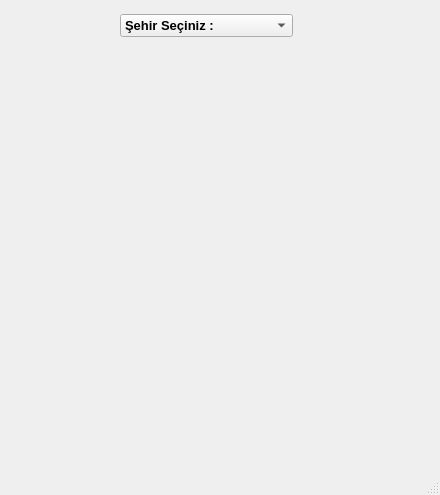
<?xml version="1.0" encoding="UTF-8"?>
<ui version="4.0">
 <class>MainWindow</class>
 <widget class="QMainWindow" name="MainWindow">
  <property name="geometry">
   <rect>
    <x>0</x>
    <y>0</y>
    <width>440</width>
    <height>495</height>
   </rect>
  </property>
  <property name="windowTitle">
   <string>Hava Durumu</string>
  </property>
  <widget class="QWidget" name="centralwidget">
   <widget class="QPushButton" name="btnGetInfo">
    <property name="geometry">
     <rect>
      <x>500</x>
      <y>170</y>
      <width>93</width>
      <height>28</height>
     </rect>
    </property>
    <property name="text">
     <string>Bilgileri Al</string>
    </property>
   </widget>
   <widget class="QLabel" name="lblDate">
    <property name="geometry">
     <rect>
      <x>150</x>
      <y>50</y>
      <width>101</width>
      <height>20</height>
     </rect>
    </property>
    <property name="font">
     <font>
      <family>Tahoma</family>
      <weight>75</weight>
      <bold>true</bold>
     </font>
    </property>
    <property name="text">
     <string/>
    </property>
    <property name="alignment">
     <set>Qt::AlignCenter</set>
    </property>
   </widget>
   <widget class="QLabel" name="lblDay">
    <property name="geometry">
     <rect>
      <x>130</x>
      <y>80</y>
      <width>141</width>
      <height>31</height>
     </rect>
    </property>
    <property name="font">
     <font>
      <family>Tahoma</family>
      <pointsize>14</pointsize>
      <weight>75</weight>
      <bold>true</bold>
     </font>
    </property>
    <property name="text">
     <string/>
    </property>
    <property name="alignment">
     <set>Qt::AlignCenter</set>
    </property>
   </widget>
   <widget class="QLabel" name="lblWeatherState">
    <property name="geometry">
     <rect>
      <x>0</x>
      <y>370</y>
      <width>411</width>
      <height>41</height>
     </rect>
    </property>
    <property name="palette">
     <palette>
      <active>
       <colorrole role="WindowText">
        <brush brushstyle="SolidPattern">
         <color alpha="255">
          <red>81</red>
          <green>81</green>
          <blue>81</blue>
         </color>
        </brush>
       </colorrole>
      </active>
      <inactive>
       <colorrole role="WindowText">
        <brush brushstyle="SolidPattern">
         <color alpha="255">
          <red>81</red>
          <green>81</green>
          <blue>81</blue>
         </color>
        </brush>
       </colorrole>
      </inactive>
      <disabled>
       <colorrole role="WindowText">
        <brush brushstyle="SolidPattern">
         <color alpha="255">
          <red>120</red>
          <green>120</green>
          <blue>120</blue>
         </color>
        </brush>
       </colorrole>
      </disabled>
     </palette>
    </property>
    <property name="font">
     <font>
      <family>Tahoma</family>
      <pointsize>14</pointsize>
      <weight>75</weight>
      <bold>true</bold>
     </font>
    </property>
    <property name="text">
     <string/>
    </property>
    <property name="alignment">
     <set>Qt::AlignCenter</set>
    </property>
   </widget>
   <widget class="QLabel" name="lblDegree">
    <property name="geometry">
     <rect>
      <x>120</x>
      <y>330</y>
      <width>161</width>
      <height>51</height>
     </rect>
    </property>
    <property name="palette">
     <palette>
      <active>
       <colorrole role="WindowText">
        <brush brushstyle="SolidPattern">
         <color alpha="255">
          <red>255</red>
          <green>255</green>
          <blue>255</blue>
         </color>
        </brush>
       </colorrole>
       <colorrole role="Button">
        <brush brushstyle="SolidPattern">
         <color alpha="255">
          <red>85</red>
          <green>255</green>
          <blue>255</blue>
         </color>
        </brush>
       </colorrole>
       <colorrole role="Light">
        <brush brushstyle="SolidPattern">
         <color alpha="255">
          <red>212</red>
          <green>255</green>
          <blue>255</blue>
         </color>
        </brush>
       </colorrole>
       <colorrole role="Midlight">
        <brush brushstyle="SolidPattern">
         <color alpha="255">
          <red>148</red>
          <green>255</green>
          <blue>255</blue>
         </color>
        </brush>
       </colorrole>
       <colorrole role="Dark">
        <brush brushstyle="SolidPattern">
         <color alpha="255">
          <red>42</red>
          <green>127</green>
          <blue>127</blue>
         </color>
        </brush>
       </colorrole>
       <colorrole role="Mid">
        <brush brushstyle="SolidPattern">
         <color alpha="255">
          <red>57</red>
          <green>170</green>
          <blue>170</blue>
         </color>
        </brush>
       </colorrole>
       <colorrole role="Text">
        <brush brushstyle="SolidPattern">
         <color alpha="255">
          <red>85</red>
          <green>170</green>
          <blue>0</blue>
         </color>
        </brush>
       </colorrole>
       <colorrole role="BrightText">
        <brush brushstyle="SolidPattern">
         <color alpha="255">
          <red>255</red>
          <green>255</green>
          <blue>255</blue>
         </color>
        </brush>
       </colorrole>
       <colorrole role="ButtonText">
        <brush brushstyle="SolidPattern">
         <color alpha="255">
          <red>0</red>
          <green>0</green>
          <blue>0</blue>
         </color>
        </brush>
       </colorrole>
       <colorrole role="Base">
        <brush brushstyle="SolidPattern">
         <color alpha="255">
          <red>255</red>
          <green>255</green>
          <blue>255</blue>
         </color>
        </brush>
       </colorrole>
       <colorrole role="Window">
        <brush brushstyle="SolidPattern">
         <color alpha="255">
          <red>85</red>
          <green>255</green>
          <blue>255</blue>
         </color>
        </brush>
       </colorrole>
       <colorrole role="Shadow">
        <brush brushstyle="SolidPattern">
         <color alpha="255">
          <red>0</red>
          <green>0</green>
          <blue>0</blue>
         </color>
        </brush>
       </colorrole>
       <colorrole role="AlternateBase">
        <brush brushstyle="SolidPattern">
         <color alpha="255">
          <red>170</red>
          <green>255</green>
          <blue>255</blue>
         </color>
        </brush>
       </colorrole>
       <colorrole role="ToolTipBase">
        <brush brushstyle="SolidPattern">
         <color alpha="255">
          <red>255</red>
          <green>255</green>
          <blue>220</blue>
         </color>
        </brush>
       </colorrole>
       <colorrole role="ToolTipText">
        <brush brushstyle="SolidPattern">
         <color alpha="255">
          <red>0</red>
          <green>0</green>
          <blue>0</blue>
         </color>
        </brush>
       </colorrole>
       <colorrole role="PlaceholderText">
        <brush brushstyle="SolidPattern">
         <color alpha="128">
          <red>0</red>
          <green>0</green>
          <blue>0</blue>
         </color>
        </brush>
       </colorrole>
      </active>
      <inactive>
       <colorrole role="WindowText">
        <brush brushstyle="SolidPattern">
         <color alpha="255">
          <red>255</red>
          <green>255</green>
          <blue>255</blue>
         </color>
        </brush>
       </colorrole>
       <colorrole role="Button">
        <brush brushstyle="SolidPattern">
         <color alpha="255">
          <red>85</red>
          <green>255</green>
          <blue>255</blue>
         </color>
        </brush>
       </colorrole>
       <colorrole role="Light">
        <brush brushstyle="SolidPattern">
         <color alpha="255">
          <red>212</red>
          <green>255</green>
          <blue>255</blue>
         </color>
        </brush>
       </colorrole>
       <colorrole role="Midlight">
        <brush brushstyle="SolidPattern">
         <color alpha="255">
          <red>148</red>
          <green>255</green>
          <blue>255</blue>
         </color>
        </brush>
       </colorrole>
       <colorrole role="Dark">
        <brush brushstyle="SolidPattern">
         <color alpha="255">
          <red>42</red>
          <green>127</green>
          <blue>127</blue>
         </color>
        </brush>
       </colorrole>
       <colorrole role="Mid">
        <brush brushstyle="SolidPattern">
         <color alpha="255">
          <red>57</red>
          <green>170</green>
          <blue>170</blue>
         </color>
        </brush>
       </colorrole>
       <colorrole role="Text">
        <brush brushstyle="SolidPattern">
         <color alpha="255">
          <red>85</red>
          <green>170</green>
          <blue>0</blue>
         </color>
        </brush>
       </colorrole>
       <colorrole role="BrightText">
        <brush brushstyle="SolidPattern">
         <color alpha="255">
          <red>255</red>
          <green>255</green>
          <blue>255</blue>
         </color>
        </brush>
       </colorrole>
       <colorrole role="ButtonText">
        <brush brushstyle="SolidPattern">
         <color alpha="255">
          <red>0</red>
          <green>0</green>
          <blue>0</blue>
         </color>
        </brush>
       </colorrole>
       <colorrole role="Base">
        <brush brushstyle="SolidPattern">
         <color alpha="255">
          <red>255</red>
          <green>255</green>
          <blue>255</blue>
         </color>
        </brush>
       </colorrole>
       <colorrole role="Window">
        <brush brushstyle="SolidPattern">
         <color alpha="255">
          <red>85</red>
          <green>255</green>
          <blue>255</blue>
         </color>
        </brush>
       </colorrole>
       <colorrole role="Shadow">
        <brush brushstyle="SolidPattern">
         <color alpha="255">
          <red>0</red>
          <green>0</green>
          <blue>0</blue>
         </color>
        </brush>
       </colorrole>
       <colorrole role="AlternateBase">
        <brush brushstyle="SolidPattern">
         <color alpha="255">
          <red>170</red>
          <green>255</green>
          <blue>255</blue>
         </color>
        </brush>
       </colorrole>
       <colorrole role="ToolTipBase">
        <brush brushstyle="SolidPattern">
         <color alpha="255">
          <red>255</red>
          <green>255</green>
          <blue>220</blue>
         </color>
        </brush>
       </colorrole>
       <colorrole role="ToolTipText">
        <brush brushstyle="SolidPattern">
         <color alpha="255">
          <red>0</red>
          <green>0</green>
          <blue>0</blue>
         </color>
        </brush>
       </colorrole>
       <colorrole role="PlaceholderText">
        <brush brushstyle="SolidPattern">
         <color alpha="128">
          <red>0</red>
          <green>0</green>
          <blue>0</blue>
         </color>
        </brush>
       </colorrole>
      </inactive>
      <disabled>
       <colorrole role="WindowText">
        <brush brushstyle="SolidPattern">
         <color alpha="255">
          <red>42</red>
          <green>127</green>
          <blue>127</blue>
         </color>
        </brush>
       </colorrole>
       <colorrole role="Button">
        <brush brushstyle="SolidPattern">
         <color alpha="255">
          <red>85</red>
          <green>255</green>
          <blue>255</blue>
         </color>
        </brush>
       </colorrole>
       <colorrole role="Light">
        <brush brushstyle="SolidPattern">
         <color alpha="255">
          <red>212</red>
          <green>255</green>
          <blue>255</blue>
         </color>
        </brush>
       </colorrole>
       <colorrole role="Midlight">
        <brush brushstyle="SolidPattern">
         <color alpha="255">
          <red>148</red>
          <green>255</green>
          <blue>255</blue>
         </color>
        </brush>
       </colorrole>
       <colorrole role="Dark">
        <brush brushstyle="SolidPattern">
         <color alpha="255">
          <red>42</red>
          <green>127</green>
          <blue>127</blue>
         </color>
        </brush>
       </colorrole>
       <colorrole role="Mid">
        <brush brushstyle="SolidPattern">
         <color alpha="255">
          <red>57</red>
          <green>170</green>
          <blue>170</blue>
         </color>
        </brush>
       </colorrole>
       <colorrole role="Text">
        <brush brushstyle="SolidPattern">
         <color alpha="255">
          <red>42</red>
          <green>127</green>
          <blue>127</blue>
         </color>
        </brush>
       </colorrole>
       <colorrole role="BrightText">
        <brush brushstyle="SolidPattern">
         <color alpha="255">
          <red>255</red>
          <green>255</green>
          <blue>255</blue>
         </color>
        </brush>
       </colorrole>
       <colorrole role="ButtonText">
        <brush brushstyle="SolidPattern">
         <color alpha="255">
          <red>42</red>
          <green>127</green>
          <blue>127</blue>
         </color>
        </brush>
       </colorrole>
       <colorrole role="Base">
        <brush brushstyle="SolidPattern">
         <color alpha="255">
          <red>85</red>
          <green>255</green>
          <blue>255</blue>
         </color>
        </brush>
       </colorrole>
       <colorrole role="Window">
        <brush brushstyle="SolidPattern">
         <color alpha="255">
          <red>85</red>
          <green>255</green>
          <blue>255</blue>
         </color>
        </brush>
       </colorrole>
       <colorrole role="Shadow">
        <brush brushstyle="SolidPattern">
         <color alpha="255">
          <red>0</red>
          <green>0</green>
          <blue>0</blue>
         </color>
        </brush>
       </colorrole>
       <colorrole role="AlternateBase">
        <brush brushstyle="SolidPattern">
         <color alpha="255">
          <red>85</red>
          <green>255</green>
          <blue>255</blue>
         </color>
        </brush>
       </colorrole>
       <colorrole role="ToolTipBase">
        <brush brushstyle="SolidPattern">
         <color alpha="255">
          <red>255</red>
          <green>255</green>
          <blue>220</blue>
         </color>
        </brush>
       </colorrole>
       <colorrole role="ToolTipText">
        <brush brushstyle="SolidPattern">
         <color alpha="255">
          <red>0</red>
          <green>0</green>
          <blue>0</blue>
         </color>
        </brush>
       </colorrole>
       <colorrole role="PlaceholderText">
        <brush brushstyle="SolidPattern">
         <color alpha="128">
          <red>0</red>
          <green>0</green>
          <blue>0</blue>
         </color>
        </brush>
       </colorrole>
      </disabled>
     </palette>
    </property>
    <property name="font">
     <font>
      <family>Tahoma</family>
      <pointsize>20</pointsize>
      <weight>75</weight>
      <bold>true</bold>
     </font>
    </property>
    <property name="autoFillBackground">
     <bool>false</bool>
    </property>
    <property name="text">
     <string/>
    </property>
    <property name="alignment">
     <set>Qt::AlignCenter</set>
    </property>
   </widget>
   <widget class="QLabel" name="lblIcon">
    <property name="geometry">
     <rect>
      <x>100</x>
      <y>130</y>
      <width>201</width>
      <height>191</height>
     </rect>
    </property>
    <property name="text">
     <string/>
    </property>
    <property name="scaledContents">
     <bool>true</bool>
    </property>
   </widget>
   <widget class="QWidget" name="horizontalLayoutWidget">
    <property name="geometry">
     <rect>
      <x>120</x>
      <y>10</y>
      <width>173</width>
      <height>31</height>
     </rect>
    </property>
    <layout class="QHBoxLayout" name="horizontalLayout">
     <item>
      <widget class="QComboBox" name="cbxCities">
       <property name="palette">
        <palette>
         <active>
          <colorrole role="WindowText">
           <brush brushstyle="SolidPattern">
            <color alpha="255">
             <red>59</red>
             <green>59</green>
             <blue>59</blue>
            </color>
           </brush>
          </colorrole>
         </active>
         <inactive>
          <colorrole role="WindowText">
           <brush brushstyle="SolidPattern">
            <color alpha="255">
             <red>59</red>
             <green>59</green>
             <blue>59</blue>
            </color>
           </brush>
          </colorrole>
         </inactive>
         <disabled>
          <colorrole role="WindowText">
           <brush brushstyle="SolidPattern">
            <color alpha="255">
             <red>120</red>
             <green>120</green>
             <blue>120</blue>
            </color>
           </brush>
          </colorrole>
         </disabled>
        </palette>
       </property>
       <property name="font">
        <font>
         <family>Tahoma</family>
         <pointsize>10</pointsize>
         <weight>75</weight>
         <bold>true</bold>
        </font>
       </property>
       <item>
        <property name="text">
         <string>Şehir Seçiniz : </string>
        </property>
       </item>
       <item>
        <property name="text">
         <string>Istanbul</string>
        </property>
       </item>
       <item>
        <property name="text">
         <string>Ankara</string>
        </property>
       </item>
       <item>
        <property name="text">
         <string>Tekirdag</string>
        </property>
       </item>
       <item>
        <property name="text">
         <string>Yalova</string>
        </property>
       </item>
       <item>
        <property name="text">
         <string>Antalya</string>
        </property>
       </item>
       <item>
        <property name="text">
         <string>Balikesir</string>
        </property>
       </item>
      </widget>
     </item>
    </layout>
   </widget>
  </widget>
  <widget class="QMenuBar" name="menubar">
   <property name="geometry">
    <rect>
     <x>0</x>
     <y>0</y>
     <width>440</width>
     <height>26</height>
    </rect>
   </property>
  </widget>
  <widget class="QStatusBar" name="statusbar"/>
 </widget>
 <resources/>
 <connections/>
</ui>
